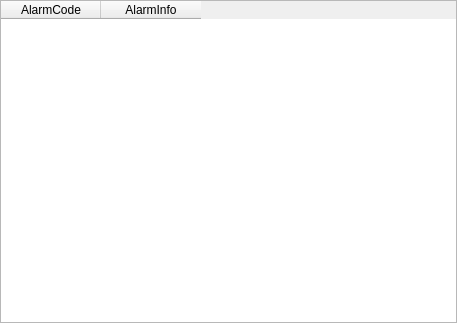
<?xml version="1.0" encoding="UTF-8"?>
<ui version="4.0">
 <class>AlarmHistoryDia136</class>
 <widget class="QDialog" name="AlarmHistoryDia136">
  <property name="geometry">
   <rect>
    <x>0</x>
    <y>0</y>
    <width>457</width>
    <height>323</height>
   </rect>
  </property>
  <property name="windowTitle">
   <string>AlarmHistory</string>
  </property>
  <layout class="QVBoxLayout" name="verticalLayout">
   <property name="leftMargin">
    <number>0</number>
   </property>
   <property name="topMargin">
    <number>0</number>
   </property>
   <property name="rightMargin">
    <number>0</number>
   </property>
   <property name="bottomMargin">
    <number>0</number>
   </property>
   <item>
    <widget class="QTableWidget" name="historyTable">
     <property name="editTriggers">
      <set>QAbstractItemView::NoEditTriggers</set>
     </property>
     <attribute name="horizontalHeaderCascadingSectionResizes">
      <bool>false</bool>
     </attribute>
     <attribute name="verticalHeaderStretchLastSection">
      <bool>false</bool>
     </attribute>
     <column>
      <property name="text">
       <string>AlarmCode</string>
      </property>
     </column>
     <column>
      <property name="text">
       <string>AlarmInfo</string>
      </property>
     </column>
    </widget>
   </item>
  </layout>
 </widget>
 <resources/>
 <connections/>
</ui>
